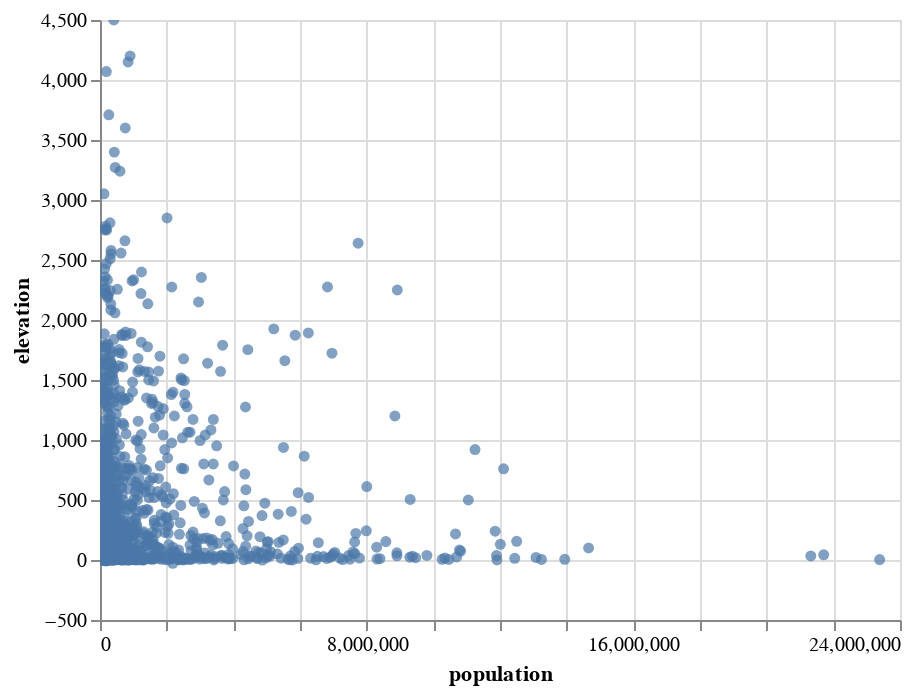

This figure's notebook cell:
### Markdown cell above
## Details-on-demand

Because our ability to discern multiple channels in a visualization is limited, the visual variables that can be utilized to represent data dimensions are finite. We need to decide which information is encoded visually and which information can be made available interactively on demand. 

Tooltips constitute a classic technique to provide such additional, more detailed information on data elements. Your viewers will be able to reveal the details by hovering the mouse pointer over the respective visual elements.

To include a tooltip feature in above visualization, you need to tell Altair, which attributes should be included. You do this by adding a `tooltip` to the `encode()` method call:

### Code cell
alt.Chart(cities).mark_circle().encode(
    x='population',
    y='elevation',
    tooltip=['name', 'country'] # add tooltip for name and country
).interactive()

### Figure 1 — Vega-Lite specification as saved in the notebook (floating-point values rounded to 4 significant figures; data arrays with more than 128 entries replaced by an {"elided": "..."} marker saying what was removed)
{"config": {"view": {"continuousWidth": 400, "continuousHeight": 300}}, "data": {"name": "data-1ec273cb64836579c32d2ad18c5cc809"}, "mark": "circle", "encoding": {"tooltip": [{"type": "nominal", "field": "name"}, {"type": "nominal", "field": "country"}], "x": {"type": "quantitative", "field": "population"}, "y": {"type": "quantitative", "field": "elevation"}}, "selection": {"selector002": {"type": "interval", "bind": "scales", "encodings": ["x", "y"]}}, "$schema": "https://vega.github.io/schema/vega-lite/v4.8.1.json", "datasets": {"data-1ec273cb64836579c32d2ad18c5cc809": {"elided": "1848 records"}}}
